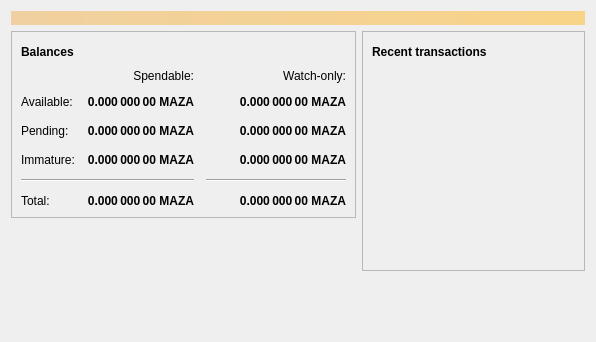
<?xml version="1.0" encoding="UTF-8"?>
<ui version="4.0">
 <class>OverviewPage</class>
 <widget class="QWidget" name="OverviewPage">
  <property name="geometry">
   <rect>
    <x>0</x>
    <y>0</y>
    <width>596</width>
    <height>342</height>
   </rect>
  </property>
  <property name="windowTitle">
   <string>Form</string>
  </property>
  <layout class="QVBoxLayout" name="topLayout">
   <item>
    <widget class="QLabel" name="labelAlerts">
     <property name="visible">
      <bool>false</bool>
     </property>
     <property name="styleSheet">
      <string notr="true">background-color: qlineargradient(x1: 0, y1: 0, x2: 1, y2: 0, stop:0 #F0D0A0, stop:1 #F8D488); color:#000000;</string>
     </property>
     <property name="wordWrap">
      <bool>true</bool>
     </property>
     <property name="margin">
      <number>3</number>
     </property>
    </widget>
   </item>
   <item>
    <layout class="QHBoxLayout" name="horizontalLayout" stretch="1,1">
     <item>
      <layout class="QVBoxLayout" name="verticalLayout_2">
       <item>
        <widget class="QFrame" name="frame">
         <property name="frameShape">
          <enum>QFrame::StyledPanel</enum>
         </property>
         <property name="frameShadow">
          <enum>QFrame::Raised</enum>
         </property>
         <layout class="QVBoxLayout" name="verticalLayout_4">
          <item>
           <layout class="QHBoxLayout" name="horizontalLayout_4">
            <item>
             <widget class="QLabel" name="label_5">
              <property name="font">
               <font>
                <weight>75</weight>
                <bold>true</bold>
               </font>
              </property>
              <property name="text">
               <string>Balances</string>
              </property>
             </widget>
            </item>
            <item>
             <widget class="QPushButton" name="labelWalletStatus">
              <property name="enabled">
               <bool>false</bool>
              </property>
              <property name="maximumSize">
               <size>
                <width>30</width>
                <height>16777215</height>
               </size>
              </property>
              <property name="toolTip">
               <string>The displayed information may be out of date. Your wallet automatically synchronizes with the Mazacoin network after a connection is established, but this process has not completed yet.</string>
              </property>
              <property name="text">
               <string/>
              </property>
              <property name="icon">
               <iconset resource="../bitcoin.qrc">
                <normaloff>:/icons/warning</normaloff>
                <disabledoff>:/icons/warning</disabledoff>:/icons/warning</iconset>
              </property>
              <property name="iconSize">
               <size>
                <width>24</width>
                <height>24</height>
               </size>
              </property>
              <property name="flat">
               <bool>true</bool>
              </property>
             </widget>
            </item>
            <item>
             <spacer name="horizontalSpacer_3">
              <property name="orientation">
               <enum>Qt::Horizontal</enum>
              </property>
              <property name="sizeHint" stdset="0">
               <size>
                <width>40</width>
                <height>20</height>
               </size>
              </property>
             </spacer>
            </item>
           </layout>
          </item>
          <item>
           <layout class="QGridLayout" name="gridLayout">
            <property name="spacing">
             <number>12</number>
            </property>
            <item row="2" column="2">
             <widget class="QLabel" name="labelWatchPending">
              <property name="font">
               <font>
                <weight>75</weight>
                <bold>true</bold>
               </font>
              </property>
              <property name="cursor">
               <cursorShape>IBeamCursor</cursorShape>
              </property>
              <property name="toolTip">
               <string>Unconfirmed transactions to watch-only addresses</string>
              </property>
              <property name="text">
               <string notr="true">0.000 000 00 MAZA</string>
              </property>
              <property name="alignment">
               <set>Qt::AlignRight|Qt::AlignTrailing|Qt::AlignVCenter</set>
              </property>
              <property name="textInteractionFlags">
               <set>Qt::LinksAccessibleByMouse|Qt::TextSelectableByKeyboard|Qt::TextSelectableByMouse</set>
              </property>
             </widget>
            </item>
            <item row="2" column="1">
             <widget class="QLabel" name="labelUnconfirmed">
              <property name="font">
               <font>
                <weight>75</weight>
                <bold>true</bold>
               </font>
              </property>
              <property name="cursor">
               <cursorShape>IBeamCursor</cursorShape>
              </property>
              <property name="toolTip">
               <string>Total of transactions that have yet to be confirmed, and do not yet count toward the spendable balance</string>
              </property>
              <property name="text">
               <string notr="true">0.000 000 00 MAZA</string>
              </property>
              <property name="alignment">
               <set>Qt::AlignRight|Qt::AlignTrailing|Qt::AlignVCenter</set>
              </property>
              <property name="textInteractionFlags">
               <set>Qt::LinksAccessibleByMouse|Qt::TextSelectableByKeyboard|Qt::TextSelectableByMouse</set>
              </property>
             </widget>
            </item>
            <item row="3" column="2">
             <widget class="QLabel" name="labelWatchImmature">
              <property name="font">
               <font>
                <weight>75</weight>
                <bold>true</bold>
               </font>
              </property>
              <property name="cursor">
               <cursorShape>IBeamCursor</cursorShape>
              </property>
              <property name="toolTip">
               <string>Mined balance in watch-only addresses that has not yet matured</string>
              </property>
              <property name="text">
               <string notr="true">0.000 000 00 MAZA</string>
              </property>
              <property name="alignment">
               <set>Qt::AlignRight|Qt::AlignTrailing|Qt::AlignVCenter</set>
              </property>
              <property name="textInteractionFlags">
               <set>Qt::LinksAccessibleByMouse|Qt::TextSelectableByKeyboard|Qt::TextSelectableByMouse</set>
              </property>
             </widget>
            </item>
            <item row="4" column="0" colspan="2">
             <widget class="Line" name="line">
              <property name="orientation">
               <enum>Qt::Horizontal</enum>
              </property>
             </widget>
            </item>
            <item row="4" column="2">
             <widget class="Line" name="lineWatchBalance">
              <property name="sizePolicy">
               <sizepolicy hsizetype="Preferred" vsizetype="Fixed">
                <horstretch>0</horstretch>
                <verstretch>0</verstretch>
               </sizepolicy>
              </property>
              <property name="minimumSize">
               <size>
                <width>140</width>
                <height>0</height>
               </size>
              </property>
              <property name="orientation">
               <enum>Qt::Horizontal</enum>
              </property>
             </widget>
            </item>
            <item row="5" column="0">
             <widget class="QLabel" name="labelTotalText">
              <property name="text">
               <string>Total:</string>
              </property>
             </widget>
            </item>
            <item row="3" column="1">
             <widget class="QLabel" name="labelImmature">
              <property name="font">
               <font>
                <weight>75</weight>
                <bold>true</bold>
               </font>
              </property>
              <property name="cursor">
               <cursorShape>IBeamCursor</cursorShape>
              </property>
              <property name="toolTip">
               <string>Mined balance that has not yet matured</string>
              </property>
              <property name="text">
               <string notr="true">0.000 000 00 MAZA</string>
              </property>
              <property name="alignment">
               <set>Qt::AlignRight|Qt::AlignTrailing|Qt::AlignVCenter</set>
              </property>
              <property name="textInteractionFlags">
               <set>Qt::LinksAccessibleByMouse|Qt::TextSelectableByKeyboard|Qt::TextSelectableByMouse</set>
              </property>
             </widget>
            </item>
            <item row="2" column="3">
             <spacer name="horizontalSpacer_2">
              <property name="orientation">
               <enum>Qt::Horizontal</enum>
              </property>
              <property name="sizeHint" stdset="0">
               <size>
                <width>40</width>
                <height>20</height>
               </size>
              </property>
             </spacer>
            </item>
            <item row="3" column="0">
             <widget class="QLabel" name="labelImmatureText">
              <property name="text">
               <string>Immature:</string>
              </property>
             </widget>
            </item>
            <item row="5" column="1">
             <widget class="QLabel" name="labelTotal">
              <property name="font">
               <font>
                <weight>75</weight>
                <bold>true</bold>
               </font>
              </property>
              <property name="cursor">
               <cursorShape>IBeamCursor</cursorShape>
              </property>
              <property name="toolTip">
               <string>Your current total balance</string>
              </property>
              <property name="text">
               <string notr="true">0.000 000 00 MAZA</string>
              </property>
              <property name="alignment">
               <set>Qt::AlignRight|Qt::AlignTrailing|Qt::AlignVCenter</set>
              </property>
              <property name="textInteractionFlags">
               <set>Qt::LinksAccessibleByMouse|Qt::TextSelectableByKeyboard|Qt::TextSelectableByMouse</set>
              </property>
             </widget>
            </item>
            <item row="5" column="2">
             <widget class="QLabel" name="labelWatchTotal">
              <property name="font">
               <font>
                <weight>75</weight>
                <bold>true</bold>
               </font>
              </property>
              <property name="cursor">
               <cursorShape>IBeamCursor</cursorShape>
              </property>
              <property name="toolTip">
               <string>Current total balance in watch-only addresses</string>
              </property>
              <property name="text">
               <string notr="true">0.000 000 00 MAZA</string>
              </property>
              <property name="alignment">
               <set>Qt::AlignRight|Qt::AlignTrailing|Qt::AlignVCenter</set>
              </property>
              <property name="textInteractionFlags">
               <set>Qt::LinksAccessibleByMouse|Qt::TextSelectableByKeyboard|Qt::TextSelectableByMouse</set>
              </property>
             </widget>
            </item>
            <item row="0" column="2">
             <widget class="QLabel" name="labelWatchonly">
              <property name="text">
               <string>Watch-only:</string>
              </property>
              <property name="alignment">
               <set>Qt::AlignRight|Qt::AlignTrailing|Qt::AlignVCenter</set>
              </property>
             </widget>
            </item>
            <item row="1" column="0">
             <widget class="QLabel" name="labelBalanceText">
              <property name="text">
               <string>Available:</string>
              </property>
             </widget>
            </item>
            <item row="1" column="1">
             <widget class="QLabel" name="labelBalance">
              <property name="font">
               <font>
                <weight>75</weight>
                <bold>true</bold>
               </font>
              </property>
              <property name="cursor">
               <cursorShape>IBeamCursor</cursorShape>
              </property>
              <property name="toolTip">
               <string>Your current spendable balance</string>
              </property>
              <property name="text">
               <string notr="true">0.000 000 00 MAZA</string>
              </property>
              <property name="alignment">
               <set>Qt::AlignRight|Qt::AlignTrailing|Qt::AlignVCenter</set>
              </property>
              <property name="textInteractionFlags">
               <set>Qt::LinksAccessibleByMouse|Qt::TextSelectableByKeyboard|Qt::TextSelectableByMouse</set>
              </property>
             </widget>
            </item>
            <item row="1" column="2">
             <widget class="QLabel" name="labelWatchAvailable">
              <property name="font">
               <font>
                <weight>75</weight>
                <bold>true</bold>
               </font>
              </property>
              <property name="cursor">
               <cursorShape>IBeamCursor</cursorShape>
              </property>
              <property name="toolTip">
               <string>Your current balance in watch-only addresses</string>
              </property>
              <property name="text">
               <string notr="true">0.000 000 00 MAZA</string>
              </property>
              <property name="alignment">
               <set>Qt::AlignRight|Qt::AlignTrailing|Qt::AlignVCenter</set>
              </property>
              <property name="textInteractionFlags">
               <set>Qt::LinksAccessibleByMouse|Qt::TextSelectableByKeyboard|Qt::TextSelectableByMouse</set>
              </property>
             </widget>
            </item>
            <item row="2" column="0">
             <widget class="QLabel" name="labelPendingText">
              <property name="text">
               <string>Pending:</string>
              </property>
             </widget>
            </item>
            <item row="0" column="1">
             <widget class="QLabel" name="labelSpendable">
              <property name="text">
               <string>Spendable:</string>
              </property>
              <property name="alignment">
               <set>Qt::AlignRight|Qt::AlignTrailing|Qt::AlignVCenter</set>
              </property>
             </widget>
            </item>
           </layout>
          </item>
         </layout>
        </widget>
       </item>
       <item>
        <spacer name="verticalSpacer">
         <property name="orientation">
          <enum>Qt::Vertical</enum>
         </property>
         <property name="sizeHint" stdset="0">
          <size>
           <width>20</width>
           <height>40</height>
          </size>
         </property>
        </spacer>
       </item>
      </layout>
     </item>
     <item>
      <layout class="QVBoxLayout" name="verticalLayout_3">
       <item>
        <widget class="QFrame" name="frame_2">
         <property name="frameShape">
          <enum>QFrame::StyledPanel</enum>
         </property>
         <property name="frameShadow">
          <enum>QFrame::Raised</enum>
         </property>
         <layout class="QVBoxLayout" name="verticalLayout">
          <item>
           <layout class="QHBoxLayout" name="horizontalLayout_2">
            <item>
             <widget class="QLabel" name="label_4">
              <property name="font">
               <font>
                <weight>75</weight>
                <bold>true</bold>
               </font>
              </property>
              <property name="text">
               <string>Recent transactions</string>
              </property>
             </widget>
            </item>
            <item>
             <widget class="QPushButton" name="labelTransactionsStatus">
              <property name="enabled">
               <bool>false</bool>
              </property>
              <property name="maximumSize">
               <size>
                <width>30</width>
                <height>16777215</height>
               </size>
              </property>
              <property name="toolTip">
               <string>The displayed information may be out of date. Your wallet automatically synchronizes with the Mazacoin network after a connection is established, but this process has not completed yet.</string>
              </property>
              <property name="text">
               <string/>
              </property>
              <property name="icon">
               <iconset resource="../bitcoin.qrc">
                <normaloff>:/icons/warning</normaloff>
                <disabledoff>:/icons/warning</disabledoff>:/icons/warning</iconset>
              </property>
              <property name="iconSize">
               <size>
                <width>24</width>
                <height>24</height>
               </size>
              </property>
              <property name="flat">
               <bool>true</bool>
              </property>
             </widget>
            </item>
            <item>
             <spacer name="horizontalSpacer">
              <property name="orientation">
               <enum>Qt::Horizontal</enum>
              </property>
              <property name="sizeHint" stdset="0">
               <size>
                <width>40</width>
                <height>20</height>
               </size>
              </property>
             </spacer>
            </item>
           </layout>
          </item>
          <item>
           <widget class="QListView" name="listTransactions">
            <property name="styleSheet">
             <string notr="true">QListView { background: transparent; }</string>
            </property>
            <property name="frameShape">
             <enum>QFrame::NoFrame</enum>
            </property>
            <property name="verticalScrollBarPolicy">
             <enum>Qt::ScrollBarAlwaysOff</enum>
            </property>
            <property name="horizontalScrollBarPolicy">
             <enum>Qt::ScrollBarAlwaysOff</enum>
            </property>
            <property name="selectionMode">
             <enum>QAbstractItemView::NoSelection</enum>
            </property>
           </widget>
          </item>
         </layout>
        </widget>
       </item>
       <item>
        <spacer name="verticalSpacer_2">
         <property name="orientation">
          <enum>Qt::Vertical</enum>
         </property>
         <property name="sizeHint" stdset="0">
          <size>
           <width>20</width>
           <height>40</height>
          </size>
         </property>
        </spacer>
       </item>
      </layout>
     </item>
    </layout>
   </item>
  </layout>
 </widget>
 <resources/>
 <connections/>
</ui>
